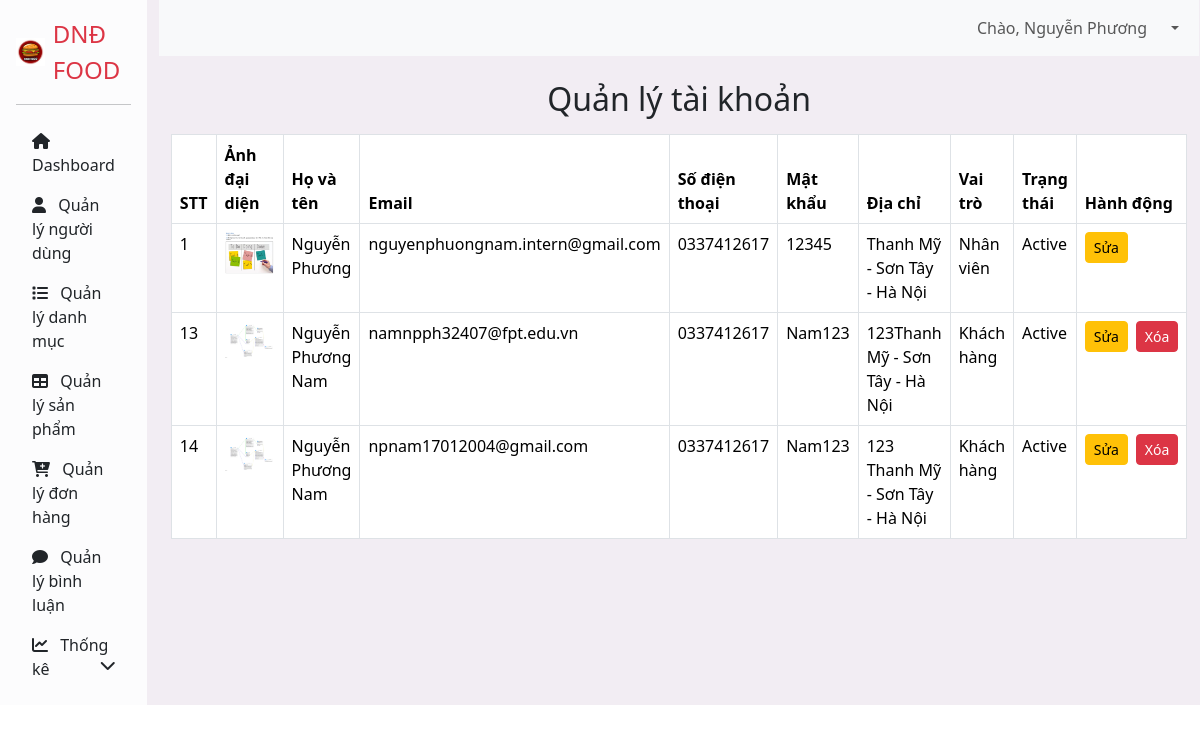
The page /controller/index.php?act=listAccount (signed in) on the database its author committed.
### tables this page shows
CREATE TABLE `users` (
  `user_id` int NOT NULL,
  `email` varchar(255) NOT NULL,
  `password` varchar(255) NOT NULL,
  `phone_number` varchar(20) NOT NULL,
  `address` varchar(255) NOT NULL,
  `full_name` varchar(255) NOT NULL,
  `avatar_url` varchar(255) NOT NULL COMMENT 'ảnh user',
  `role` tinyint NOT NULL DEFAULT '0' COMMENT 'vai trò của người dùng',
  `token` varchar(100) DEFAULT NULL,
  `status` enum('Inactive','Active') DEFAULT 'Inactive'
);

### model/PDO.php (called while the page is built, shortened)
<?php
function pdo_get_connection()
{
    $dburl = "mysql:host=localhost;dbname=duan11;charset=utf8";
    $usename = "root";
    $password = "";
    $conn = new PDO($dburl, $usename, $password);
    $conn->setAttribute(PDO::ATTR_ERRMODE, PDO::ERRMODE_EXCEPTION);
    return $conn;
}
function pdo_query($sql)
{
    $sql_args = array_slice(func_get_args(), 1);
    try {
        $conn = pdo_get_connection();
        $stmt = $conn->prepare($sql);
        $stmt->execute($sql_args);
        $rows = $stmt->fetchAll(PDO::FETCH_ASSOC);
        return $rows;
    } catch (PDOException $e) {
        throw $e;
    } finally {
        unset($conn);
    }
}

### model/account.php (called while the page is built, shortened)
<?php
function select_all_users() {
    $sql = "SELECT * FROM users";
    return pdo_query($sql);
}

### controller/accountController/listAccount.php (the view, shortened to what this page needs)
<div class="container mt-3">
    <h2 class="text-center mb-3">Quản lý tài khoản</h2>
    <div class="table-responsive">
        <table class="table table-bordered">
            <thead>
                <tr>
                    <th scope="col">STT</th>
                    <th scope="col">Ảnh đại diện</th>
                    <th scope="col">Họ và tên</th>
                    <th scope="col">Email</th>
                    <th scope="col">Số điện thoại</th>
                    <th scope="col">Mật khẩu</th>
                    <th scope="col">Địa chỉ</th>
                    <th scope="col">Vai trò</th>
                    <th scope="col">Trạng thái</th>
                    <th scope="col">Hành động</th>
                </tr>
            </thead>
            <tbody>
                <?php
                if (isset($_SESSION['user']) && is_array($_SESSION['user'])) {
                    $user = $_SESSION['user'];
                    $iduser = $user['user_id'];
                }
                if (isset($listAccount) && is_array($listAccount)) {
                    foreach ($listAccount as $acc) {
                        extract($acc);
                        $editAccount = "index.php?act=editAccount&user_id=" . $user_id;
                        $deleteAccount = "index.php?act=deleteAccount&user_id=" . $user_id;
                        $imgpath = "../upload/" . $avatar_url;
                        if ($iduser != $user_id) {
                            $delete = '<button onclick="confirmDelete(\'' . $deleteAccount . '\')" class="btn btn-danger btn-sm">Xóa</button>';
                        } else {
                            $delete = "";
                        }
                        if (is_file($imgpath)) {
                            $imgs = '<img src="' . $imgpath . '" alt="Avatar" style="max-width: 50px;">';
                        } else {
                            $imgs = 'no image';
                        }
                        if ($role == '0') {
                            $role_text = 'Khách hàng';
                        } else {
                            $role_text = 'Nhân viên';
                        }
                        echo "
                        <tr>
                            <td>$user_id</td>
                            <td>$imgs</td>
                            <td>$full_name</td>
                            <td>$email</td>
                            <td>$phone_number</td>
                            <td>$password</td>
                            <td>$address</td>
                            <td>$role_text</td>
                            <td>$status</td>
                            <td>
                                <div class='d-flex justify-content-start align-items-center'>
                                    <a href='$editAccount' class='btn btn-warning btn-sm me-2'>Sửa</a>
                                    $delete
                                </div>
                            </td>
                        </tr>";
                    }
                } else {
                    echo "<tr><td colspan='10' class='text-center'>Không có tài khoản nào</td></tr>";
                }
                ?>
            </tbody>
        </table>
    </div>
</div>

### rows shown on the page
users: user_id "1", avatar_url (picture), full_name "Nguyễn Phương", email "nguyenphuongnam.intern@gmail.com", phone_number "0337412617", password "12345", address "Thanh Mỹ - Sơn Tây - Hà Nội", role "Nhân viên", status "Active"
users: user_id "13", avatar_url (picture), full_name "Nguyễn Phương Nam", email "namnpph32407@fpt.edu.vn", phone_number "0337412617", password "Nam123", address "123Thanh Mỹ - Sơn Tây - Hà Nội", role "Khách hàng", status "Active"
users: user_id "14", avatar_url (picture), full_name "Nguyễn Phương Nam", email "npnam17012004@gmail.com", phone_number "0337412617", password "Nam123", address "123 Thanh Mỹ - Sơn Tây - Hà Nội", role "Khách hàng", status "Active"

### other values the page prints
$_SESSION['user']['full_name'] "Nguyễn Phương"
